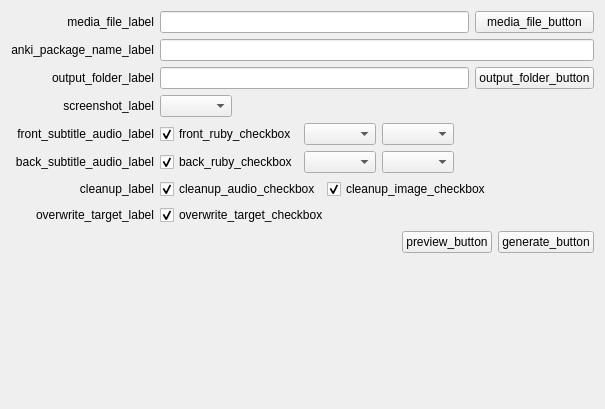
<?xml version="1.0" encoding="UTF-8"?>
<ui version="4.0">
 <class>generate_from_csv_form</class>
 <widget class="QWidget" name="generate_from_csv_form">
  <property name="geometry">
   <rect>
    <x>0</x>
    <y>0</y>
    <width>605</width>
    <height>409</height>
   </rect>
  </property>
  <property name="windowTitle">
   <string>generate_from_csv_form</string>
  </property>
  <layout class="QHBoxLayout" name="horizontalLayout">
   <item>
    <layout class="QGridLayout" name="gridLayout">
     <item row="1" column="0">
      <widget class="QLabel" name="anki_package_name_label">
       <property name="text">
        <string>anki_package_name_label</string>
       </property>
       <property name="alignment">
        <set>Qt::AlignRight|Qt::AlignTrailing|Qt::AlignVCenter</set>
       </property>
      </widget>
     </item>
     <item row="6" column="1" colspan="2">
      <layout class="QHBoxLayout" name="horizontalLayout_8">
       <item>
        <widget class="QCheckBox" name="cleanup_audio_checkbox">
         <property name="text">
          <string>cleanup_audio_checkbox</string>
         </property>
         <property name="checked">
          <bool>true</bool>
         </property>
        </widget>
       </item>
       <item>
        <widget class="QCheckBox" name="cleanup_image_checkbox">
         <property name="text">
          <string>cleanup_image_checkbox</string>
         </property>
         <property name="checked">
          <bool>true</bool>
         </property>
        </widget>
       </item>
       <item>
        <spacer name="horizontalSpacer_4">
         <property name="orientation">
          <enum>Qt::Horizontal</enum>
         </property>
         <property name="sizeHint" stdset="0">
          <size>
           <width>40</width>
           <height>20</height>
          </size>
         </property>
        </spacer>
       </item>
      </layout>
     </item>
     <item row="5" column="0">
      <widget class="QLabel" name="back_subtitle_audio_label">
       <property name="text">
        <string>back_subtitle_audio_label</string>
       </property>
       <property name="alignment">
        <set>Qt::AlignRight|Qt::AlignTrailing|Qt::AlignVCenter</set>
       </property>
      </widget>
     </item>
     <item row="7" column="1" colspan="2">
      <layout class="QHBoxLayout" name="horizontalLayout_10">
       <item>
        <widget class="QCheckBox" name="overwrite_target_checkbox">
         <property name="text">
          <string>overwrite_target_checkbox</string>
         </property>
         <property name="checked">
          <bool>true</bool>
         </property>
        </widget>
       </item>
      </layout>
     </item>
     <item row="0" column="2">
      <widget class="QPushButton" name="csv_file_button">
       <property name="text">
        <string>media_file_button</string>
       </property>
      </widget>
     </item>
     <item row="1" column="1" colspan="2">
      <widget class="QLineEdit" name="anki_package_name_edit"/>
     </item>
     <item row="9" column="0" colspan="3">
      <layout class="QHBoxLayout" name="horizontalLayout_7">
       <item>
        <spacer name="horizontalSpacer_5">
         <property name="orientation">
          <enum>Qt::Horizontal</enum>
         </property>
         <property name="sizeHint" stdset="0">
          <size>
           <width>40</width>
           <height>20</height>
          </size>
         </property>
        </spacer>
       </item>
       <item>
        <widget class="QPushButton" name="preview_button">
         <property name="text">
          <string>preview_button</string>
         </property>
        </widget>
       </item>
       <item>
        <widget class="QPushButton" name="generate_button">
         <property name="text">
          <string>generate_button</string>
         </property>
        </widget>
       </item>
      </layout>
     </item>
     <item row="2" column="1">
      <widget class="QLineEdit" name="output_folder_edit"/>
     </item>
     <item row="2" column="2">
      <widget class="QPushButton" name="output_folder_button">
       <property name="text">
        <string>output_folder_button</string>
       </property>
      </widget>
     </item>
     <item row="2" column="0">
      <widget class="QLabel" name="output_folder_label">
       <property name="text">
        <string>output_folder_label</string>
       </property>
       <property name="alignment">
        <set>Qt::AlignRight|Qt::AlignTrailing|Qt::AlignVCenter</set>
       </property>
      </widget>
     </item>
     <item row="0" column="1">
      <widget class="QLineEdit" name="csv_file_edit">
       <property name="toolTip">
        <string>media_file_edit_tooltip</string>
       </property>
      </widget>
     </item>
     <item row="0" column="0">
      <widget class="QLabel" name="media_file_label">
       <property name="layoutDirection">
        <enum>Qt::RightToLeft</enum>
       </property>
       <property name="text">
        <string>media_file_label</string>
       </property>
       <property name="alignment">
        <set>Qt::AlignRight|Qt::AlignTrailing|Qt::AlignVCenter</set>
       </property>
      </widget>
     </item>
     <item row="10" column="2">
      <spacer name="verticalSpacer">
       <property name="orientation">
        <enum>Qt::Vertical</enum>
       </property>
       <property name="sizeHint" stdset="0">
        <size>
         <width>20</width>
         <height>40</height>
        </size>
       </property>
      </spacer>
     </item>
     <item row="7" column="0">
      <widget class="QLabel" name="overwrite_target_label">
       <property name="text">
        <string>overwrite_target_label</string>
       </property>
       <property name="alignment">
        <set>Qt::AlignRight|Qt::AlignTrailing|Qt::AlignVCenter</set>
       </property>
      </widget>
     </item>
     <item row="6" column="0">
      <widget class="QLabel" name="cleanup_label">
       <property name="text">
        <string>cleanup_label</string>
       </property>
       <property name="alignment">
        <set>Qt::AlignRight|Qt::AlignTrailing|Qt::AlignVCenter</set>
       </property>
      </widget>
     </item>
     <item row="4" column="0">
      <widget class="QLabel" name="front_subtitle_audio_label">
       <property name="text">
        <string>front_subtitle_audio_label</string>
       </property>
       <property name="alignment">
        <set>Qt::AlignRight|Qt::AlignTrailing|Qt::AlignVCenter</set>
       </property>
      </widget>
     </item>
     <item row="3" column="0">
      <widget class="QLabel" name="screenshot_label">
       <property name="text">
        <string>screenshot_label</string>
       </property>
       <property name="alignment">
        <set>Qt::AlignRight|Qt::AlignTrailing|Qt::AlignVCenter</set>
       </property>
      </widget>
     </item>
     <item row="3" column="1" colspan="2">
      <layout class="QHBoxLayout" name="horizontalLayout_2">
       <item>
        <widget class="QComboBox" name="screenshot_source_combobox"/>
       </item>
       <item>
        <spacer name="horizontalSpacer_3">
         <property name="orientation">
          <enum>Qt::Horizontal</enum>
         </property>
         <property name="sizeHint" stdset="0">
          <size>
           <width>40</width>
           <height>20</height>
          </size>
         </property>
        </spacer>
       </item>
      </layout>
     </item>
     <item row="4" column="1" rowspan="2" colspan="2">
      <layout class="QGridLayout" name="gridLayout_2">
       <item row="0" column="0">
        <widget class="QCheckBox" name="front_ruby_checkbox">
         <property name="text">
          <string>front_ruby_checkbox</string>
         </property>
         <property name="checked">
          <bool>true</bool>
         </property>
        </widget>
       </item>
       <item row="0" column="1">
        <widget class="QComboBox" name="front_lang_combobox"/>
       </item>
       <item row="1" column="1">
        <widget class="QComboBox" name="back_lang_combobox"/>
       </item>
       <item row="1" column="0">
        <widget class="QCheckBox" name="back_ruby_checkbox">
         <property name="text">
          <string>back_ruby_checkbox</string>
         </property>
         <property name="checked">
          <bool>true</bool>
         </property>
        </widget>
       </item>
       <item row="1" column="2">
        <widget class="QComboBox" name="back_subtitle_audio_engine_combobox"/>
       </item>
       <item row="0" column="2">
        <widget class="QComboBox" name="front_subtitle_audio_engine_combobox"/>
       </item>
       <item row="0" column="3">
        <spacer name="horizontalSpacer">
         <property name="orientation">
          <enum>Qt::Horizontal</enum>
         </property>
         <property name="sizeHint" stdset="0">
          <size>
           <width>40</width>
           <height>20</height>
          </size>
         </property>
        </spacer>
       </item>
      </layout>
     </item>
    </layout>
   </item>
  </layout>
 </widget>
 <resources/>
 <connections/>
</ui>
